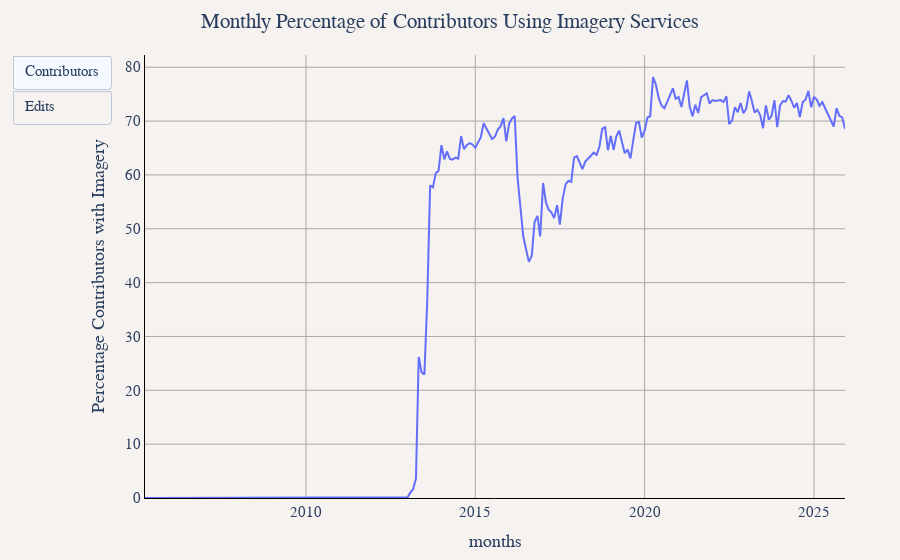

This figure's notebook cell:
### Markdown cell above
## Monthly Percentage of Edits and Contributors Using Imagery Services

### Code cell
df = duckdb.sql("""
WITH monthly_with_imagery AS (
    SELECT 
        year,
        month,
        CONCAT(year, '-', LPAD(CAST(month as VARCHAR), 2, '0')) as months,
        COUNT(DISTINCT user_name) as contributors_with_imagery,
        SUM(edit_count) as edits_with_imagery
    FROM '../changeset_data/year=*/month=*/*.parquet'
    WHERE imagery_used IS NOT NULL
    GROUP BY year, month
),
monthly_total AS (
    SELECT 
        year,
        month,
        CONCAT(year, '-', LPAD(CAST(month as VARCHAR), 2, '0')) as months,
        COUNT(DISTINCT user_name) as total_contributors,
        SUM(edit_count) as total_edits
    FROM '../changeset_data/year=*/month=*/*.parquet'
    GROUP BY year, month
)
SELECT 
    mt.months,
    COALESCE(ROUND((mwi.contributors_with_imagery * 100.0) / mt.total_contributors, 2), 0) as 'Percentage Contributors with Imagery',
    COALESCE(ROUND((mwi.edits_with_imagery * 100.0) / mt.total_edits, 2), 0) as 'Percentage Edits with Imagery'
FROM monthly_total mt
LEFT JOIN monthly_with_imagery mwi ON mt.year = mwi.year AND mt.month = mwi.month
ORDER BY mt.year, mt.month
""").df()

util.show_figure(
    [
        util.FigureConfig(
            title="Monthly Percentage of Contributors Using Imagery Services",
            label="Contributors",
            x_col="months",
            y_col="Percentage Contributors with Imagery",
            y_unit_hover_template="%",
            query_or_df=df,
        ),
        util.FigureConfig(
            title="Monthly Percentage of Edits Using Imagery Services",
            label="Edits",
            x_col="months",
            y_col="Percentage Edits with Imagery",
            y_unit_hover_template="%",
            query_or_df=df,
        ),
    ]
)

### Figure 1 — Plotly figure (JSON) as saved in the notebook; plotly's stock layout.template omitted (floating-point values rounded to 4 significant figures; data arrays with more than 128 entries replaced by an {"elided": "..."} marker saying what was removed)
{"data": [{"hovertemplate": "Percentage Contributors with Imagery<br>%{x}<br>%{y:,} %<extra></extra>", "name": "Percentage Contributors with Imagery", "type": "scatter", "visible": true, "x": {"elided": "249 str values"}, "y": {"elided": "249 float values"}}, {"hovertemplate": "Percentage Contributors with Imagery<br>%{x}<br>%{y:,} %<extra></extra>", "name": "Percentage Contributors with Imagery", "type": "scatter", "visible": false, "x": {"elided": "249 str values"}, "y": {"elided": "249 float values"}}], "layout": {"barmode": "stack", "font": {"family": "Times", "size": 15}, "margin": {"b": 55, "l": 55, "r": 55, "t": 55}, "paper_bgcolor": "#f5f2f0", "plot_bgcolor": "#f5f2f0", "title": {"text": "Monthly Percentage of Contributors Using Imagery Services", "x": 0.5}, "updatemenus": [{"buttons": [{"args": [{"visible": [true, false]}, {"title.text": "Monthly Percentage of Contributors Using Imagery Services", "xaxis.title.text": "months", "yaxis.title.text": "Percentage Contributors with Imagery"}], "label": "Contributors", "method": "update"}, {"args": [{"visible": [false, true]}, {"title.text": "Monthly Percentage of Edits Using Imagery Services", "xaxis.title.text": "months", "yaxis.title.text": "Percentage Edits with Imagery"}], "label": "Edits", "method": "update"}], "type": "buttons"}], "xaxis": {"gridcolor": "darkgray", "linecolor": "black", "showgrid": true, "tickcolor": "black", "title": {"text": "months"}, "zerolinecolor": "darkgray"}, "yaxis": {"gridcolor": "darkgray", "linecolor": "black", "rangemode": "tozero", "showgrid": true, "tickcolor": "black", "title": {"text": "Percentage Contributors with Imagery"}, "zerolinecolor": "darkgray"}}}
